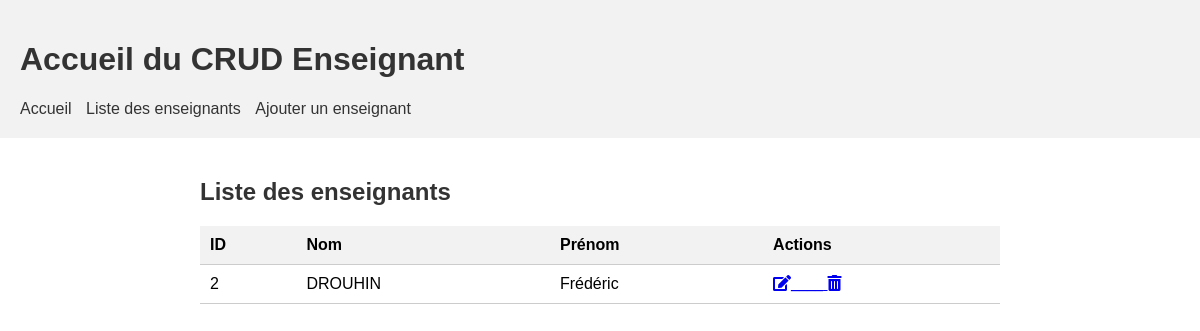
The page /gestionnaire/gestionnaire/enseignants/ on the database its author committed.
### gestionnaire/models.py (models this page shows, shortened)
class Enseignant(models.Model):
    nom = models.CharField(max_length=100)
    prenom = models.CharField(max_length=100)

### gestionnaire/views.py (the view)
# urls.py: path('gestionnaire/enseignants/', views.liste_enseignants, name='liste_enseignants'),
def liste_enseignants(request):
    enseignants = Enseignant.objects.all()
    return render(request, 'gestionnaire/liste_enseignants.html', {'enseignants': enseignants})

### gestionnaire/templates/gestionnaire/liste_enseignants.html (shortened to what this page needs)
<!DOCTYPE html>
<html>
<head>
    {% load static %}
    <link rel="stylesheet" type="text/css" href="{% static 'css/style3.css' %}">
    <link rel="stylesheet" href="https://cdnjs.cloudflare.com/ajax/libs/font-awesome/5.15.3/css/all.min.css">
  </head>
<body>
  <header>
    <h1>Accueil du CRUD Enseignant</h1>
    <nav>
        <ul>
            <li><a href="{% url 'accueil' %}">Accueil</a></li>
            <li><a href="{% url 'liste_enseignants' %}">Liste des enseignants</a></li>
            <li><a href="{% url 'ajouter_enseignant' %}">Ajouter un enseignant</a></li>
        </ul>
    </nav>
</header>
    {% block content %}
    <div class="container">
      <h2 class="liste-enseignants-title">Liste des enseignants</h2>
      <table>
        <thead>
          <tr>
            <th>ID</th>
            <th>Nom</th>
            <th>Prénom</th>
            <th>Actions</th>
          </tr>
        </thead>
        <tbody>
          {% for enseignant in enseignants %}
            <tr>
              <td>{{ enseignant.id }}</td>
              <td>{{ enseignant.nom }}</td>
              <td>{{ enseignant.prenom }}</td>
              <td>
                <a href="{% url 'modifier_enseignant' enseignant.id %}">
                  <i class="fas fa-edit">____</i>
                </a>
                <a href="{% url 'supprimer_enseignant' enseignant.id %}">
                  <i class="fas fa-trash-alt"></i>
                </a>
              </td>
            </tr>
          {% endfor %}
        </tbody>
      </table>
    </div>
  {% endblock %}
</body>
</html>

### gestionnaire/static/css/style3.css (style rules this page uses)
body { font-family: Arial, sans-serif; margin: 0; padding: 0; }
.container { max-width: 800px; margin: 0 auto; padding: 20px; }
h2 { color: #333; margin-bottom: 20px; }
table { width: 100%; border-collapse: collapse; }
th, td { padding: 10px; text-align: left; border-bottom: 1px solid #ccc; }
th { background-color: #f2f2f2; }
header { background-color: #f2f2f2; padding: 20px; }
h1 { color: #333; }
nav ul { list-style-type: none; margin: 0; padding: 0; }
nav li { display: inline-block; margin-right: 10px; }
nav a { text-decoration: none; color: #333; }

### rows shown on the page
Enseignant: id "2", nom "DROUHIN", prenom "Frédéric"
